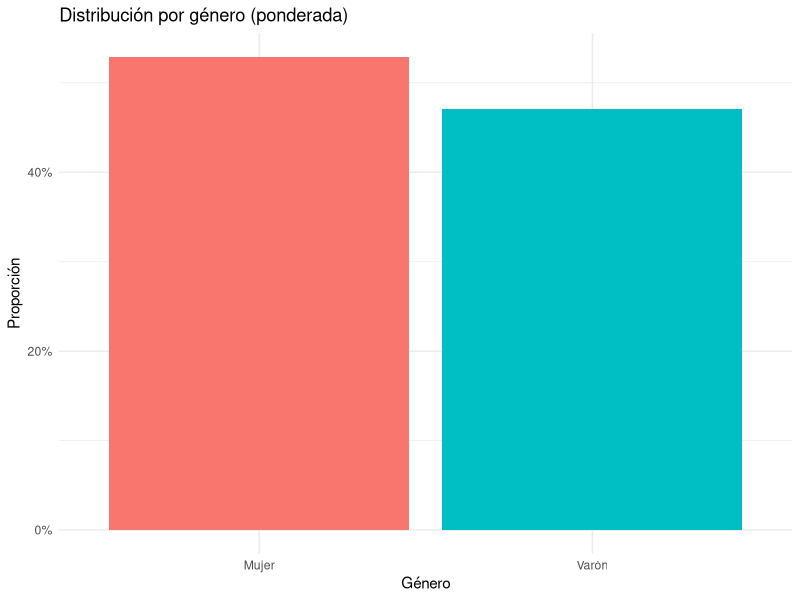

R code for this plot:
# RUTA DE LOS ARCHIVOS
setwd(choose.dir())

# Importación de librerias
library(tidyverse)
library(ggplot2)

# 1) Importación de datos
df_ind <- read_delim("etoi242_usu_ind.txt", delim = ";")
df_hog <- read_delim("etoi242_usu_hog.txt", delim = ";")


# 2) Exploración de estructura
glimpse(df_ind)
glimpse(df_hog)

# 3) Calcular POBLACION Y HOGARES

# 3a) Población total 
pobl_total <- df_ind %>%
  summarise(poblacion = sum(fexp, na.rm = TRUE))

pobl_total

# 3b) Cantidad de hogares

hogares_muestral  <- nrow(df_hog)
hogares_expandida <- df_hog %>% summarise(hogares = sum(fexp, na.rm = TRUE))

hogares_muestral
hogares_expandida


# 4) Distribución de género 
dist_genero <- df_ind %>%
  mutate(genero = case_when(
    sexo == 1 ~ "Varón",
    sexo == 2 ~ "Mujer",
    TRUE ~ "NS/NR"
  )) %>%
  count(genero, wt = fexp, name = "n") %>%
  mutate(prop = n / sum(n))

dist_genero


# 5) Distribución por grupos de edad 
df_ind <- df_ind %>%
mutate(grupo_edad = cut(
  edad,
  breaks = c(-Inf, 14, 29, 44, 64, Inf),
  labels = c("0-14", "15-29", "30-44", "45-64", "65+"),
  right = TRUE
))

dist_edad <- df_ind %>%
  count(grupo_edad, wt = fexp, name = "n") %>%
  mutate(prop = n / sum(n))

dist_edad
 
# 6) Edad promedio 

edad_prom <- df_ind %>%
  summarise(edad_promedio = weighted.mean(edad, fexp, na.rm = TRUE))

edad_prom

# 7) Nivel educativo 

count(df_ind, nivel_2, wt = fexp, name = "n") %>% arrange(nivel_2)

df_ind <- df_ind %>%
  mutate(nivel_lbl = case_when(
    nivel_2 == 1 ~ "Primario incompleto",
    nivel_2 == 2 ~ "Primario completo",
    nivel_2 == 3 ~ "Secundario",
    nivel_2 == 4 ~ "Superior/Univ.",
    TRUE ~ "NS/NR"
  ))

# Proporciones ponderadas
niv_educ <- df_ind %>%
  count(nivel_lbl, wt = fexp, name = "n") %>%
  mutate(prop = n / sum(n))

niv_educ

# 8) Tasa de actividad (PEA / población ≥ 18)
df_ind <- df_ind %>%
  mutate(mayor18 = edad >= 18,
         cond_act = case_when(
           estado == 1 ~ "Ocupado",
           estado == 2 ~ "Desocupado",
           estado == 3 ~ "Inactivo",
           TRUE ~ "NS/NR"
         ),
         pea = cond_act %in% c("Ocupado", "Desocupado"))

tasas_act <- df_ind %>%
  filter(mayor18) %>%
  summarise(
    PEA = sum(fexp[pea], na.rm = TRUE),
    Pobl_18p = sum(fexp, na.rm = TRUE),
    tasa_actividad = PEA / Pobl_18p
  )

tasas_act

# 9) Tasa de desempleo

tasas_pea <- df_ind %>%
  filter(mayor18, pea) %>%
  summarise(
    Ocupados   = sum(fexp[cond_act == "Ocupado"],   na.rm = TRUE),
    Desocupados= sum(fexp[cond_act == "Desocupado"],na.rm = TRUE),
    PEA        = sum(fexp, na.rm = TRUE)
  ) %>%
  mutate(
    tasa_empleo     = Ocupados / PEA,
    tasa_desempleo  = Desocupados / PEA
  )

tasas_pea

# 10) Ingreso laboral promedio tasa de ocupados

ingreso_prom_ocup <- df_ind %>%
  filter(cond_act == "Ocupado", !is.na(inglab_2)) %>%
  summarise(ingreso_prom = weighted.mean(inglab_2, fexp, na.rm = TRUE))

ingreso_prom_ocup


# 11) Pobreza (Unir hogares -> individuos)

# a) Unir propiedades del hogar a cada individuo
df_ind2 <- df_ind %>%
  left_join(df_hog %>%
              select(id, nhogar, i_estratos, i_pobreza, fexp_hog = fexp),
            by = c("id","nhogar"))

# a) Distribución de la población por estratos (ponderada por fexp individual)
dist_pers_estrato <- df_ind2 %>%
  count(i_estratos, wt = fexp, name = "n") %>%
  mutate(prop = n / sum(n))

# b) Distribución de hogares por estratos (ponderada por fexp de hogares)
dist_hog_estrato <- df_hog %>%
  count(i_estratos, wt = fexp, name = "n") %>%
  mutate(prop = n / sum(n))

# c) Variable binaria pobres / no pobres 
df_ind2 <- df_ind2 %>%
  mutate(pobre = case_when(
    i_pobreza %in% c(1, 2) ~ "Pobre",
    i_pobreza == 3         ~ "No pobre",
    TRUE                   ~ "NS/NR"
  ))

# Personas pobres vs no pobres 
pobreza_personas <- df_ind2 %>%
  count(pobre, wt = fexp, name = "n") %>%
  mutate(prop = n / sum(n))

# Hogares pobres vs no pobres (ponderado por fexp de hogares)
pobreza_hogares <- df_hog %>%
  mutate(pobre = case_when(
    i_pobreza %in% c(1, 2) ~ "Pobre",
    i_pobreza == 3         ~ "No pobre",
    TRUE                   ~ "NS/NR"
  )) %>%
  count(pobre, wt = fexp, name = "n") %>%
  mutate(prop = n / sum(n))

# d) Pobreza por grupos de edad 
pobreza_por_edad <- df_ind2 %>%
  count(grupo_edad, pobre, wt = fexp, name = "n") %>%
  group_by(grupo_edad) %>%
  mutate(prop = n / sum(n)) %>%
  ungroup()

# Vistas rápidas
dist_pers_estrato
dist_hog_estrato
pobreza_personas
pobreza_hogares
pobreza_por_edad

# 12 Distribucion de ocupados segun zona geofrafica 

dist_ocup_zona <- df_ind %>%
  filter(cond_act == "Ocupado") %>%
  count(zona, wt = fexp, name = "n") %>%
  mutate(prop = n / sum(n))

dist_ocup_zona

# 13 cruce de genero x grupo etario 

df_ind <- df_ind %>%
  mutate(
    genero = case_when(
      sexo == 1 ~ "Varón",
      sexo == 2 ~ "Mujer",
      TRUE ~ "NS/NR"
    ),
    grupo_edad = cut(
      edad,
      breaks = c(-Inf, 14, 29, 44, 64, Inf),
      labels = c("0-14", "15-29", "30-44", "45-64", "65+"),
      right = TRUE
    )
  )

tabla_genero_edad <- df_ind %>%
  count(genero, grupo_edad, wt = fexp, name = "n") %>%
  group_by(grupo_edad) %>%
  mutate(prop = n / sum(n)) %>%
  ungroup()

tabla_genero_edad


# 14 cruce nivel educativo por condicion de actividad 
tabla_educ_act <- df_ind %>%
  count(nivel_lbl, cond_act, wt = fexp, name = "n") %>%
  group_by(nivel_lbl) %>%
  mutate(prop = n / sum(n)) %>%
  ungroup()

tabla_educ_act

# 15 Visualizacion con ggplot2

ggplot(dist_genero, aes(x = genero, y = prop, fill = genero)) +
  geom_col() +
  scale_y_continuous(labels = scales::percent_format()) +
  labs(title = "Distribución por género (ponderada)",
       x = "Género", y = "Proporción") +
  theme_minimal() +
  theme(legend.position = "none")



# 16) Principales hallazgos del TP
# - La población expandida total es de 3083813 millones de personas.
# - La cantidad de hogares es de 1352744 millones.
# - La distribución por género muestra una proporción equilibrada: 
# - 0.5289572x100 = 52,90% mujeres y 0.4710428x100 =  47,10% varones.
# - El grupo etario más numeroso es el de 15–29 años (0.1961429x100 = 19,61% de la población).
# - La edad promedio ponderada de la población es de 38.80 años.
# - La tasa de actividad (18+) es de 70,74%.
# - La tasa de empleo es de 92,72%, mientras que la de desempleo es de 7,28%.
# - El ingreso laboral promedio de los ocupados es de 734061.8 pesos.
# - En términos de pobreza, 32,07% de las personas y 26,40% de los hogares son pobres.
# - Los grupos de edad más afectados por la pobreza son los menores de 29 años.
# - La distribución de ocupados varía por zona: la zona 1 concentra la mayor proporción.
# - El cruce género x edad muestra que las mujeres son mayoría en los grupos 15–29 y 65+.
# - El cruce nivel educativo x condición de actividad evidencia que a mayor nivel educativo,
#   mayor probabilidad de estar ocupado/a y menor de estar desocupado/a.
# - Visualmente, los gráficos de barras refuerzan las brechas en género, edad y educación.
